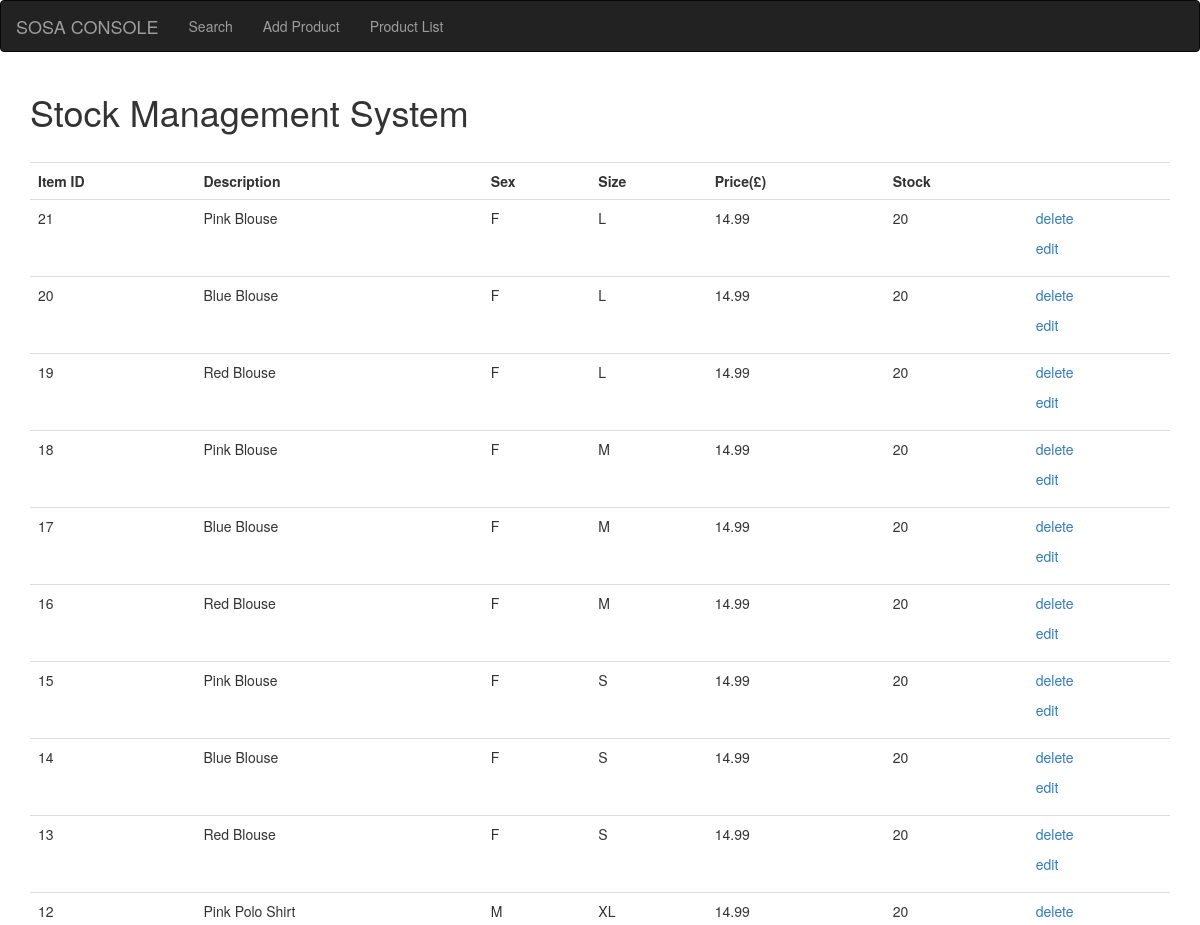
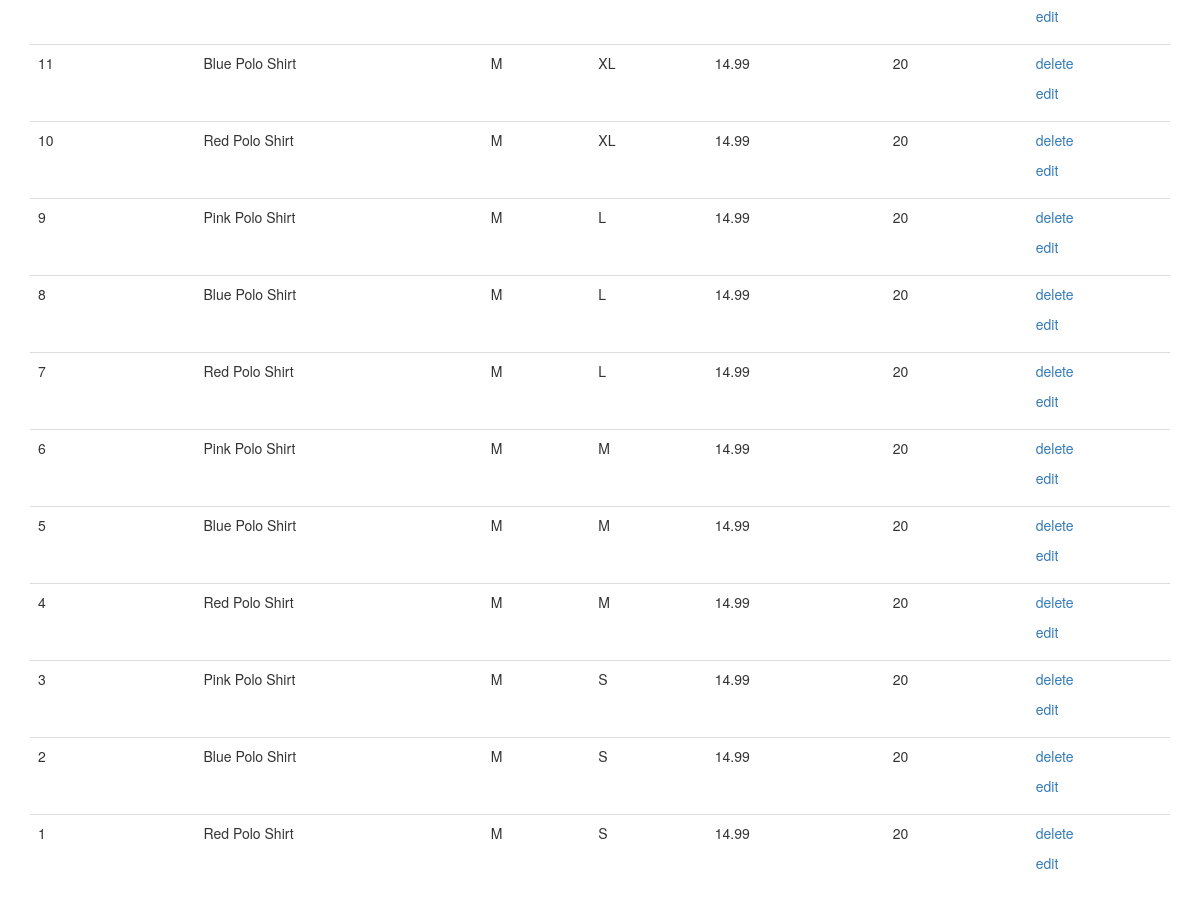
Page /sosa_console/products.php on the committed database (2 pictures, top to bottom).
### tables this page shows
CREATE TABLE tbl_item
(
item_id int NOT NULL AUTO_INCREMENT,
item_desc varchar(140),
sex char(1),
item_size varchar(3),
item_price decimal(6,2),
stock_lvl int(4),
PRIMARY KEY (item_id)
);

### sosa_console/products.php (the view, shortened to what this page needs)
<!DOCTYPE html>
<html lang="en">
	<head>
		<link href="css/bootstrap.min.css" rel="stylesheet">
		<link href="css/styles" rel="stylesheet">
	</head>
	<body>
		<div class="navbar navbar-inverse">
			<div class="container-fluid ">
				<a href="index.php" class="navbar-brand">SOSA CONSOLE</a>
				<div class="collapse navbar-collapse navHeaderCollapse">
					<ul class="nav navbar-nav navbar-left">
						<li><a href="index.php">	Search		</a></li>
						<li><a href="add.php">		Add Product	</a></li>
						<li><a href="products.php">	Product List</a></li>
					</ul>
				</div>
			</div>
		</div>
	<div class="container">
			<div class="starter-template">
				<h1>Stock Management System</h1>
			</div>
			<br>
			<?php
			include 'db_con.php';
					$query = "SELECT * FROM tbl_item ORDER BY item_id DESC";
					$result = mysqli_query($conn, $query);
				echo "<table class='table'>";
					if ($result)
						{
						echo "<tr>";
						echo "<th>Item ID</th>";
						echo "<th>Description</th>";
						echo "<th>Sex</th>";
						echo "<th>Size</th>";
						echo "<th>Price(£)</th>";
						echo "<th>Stock</th>";
						echo "<th></th>";
						echo "</tr>";
						while ($row = mysqli_fetch_array($result))
							{
								echo "<tr>";
								echo "<td>".$row["item_id"]."</td>";
								echo "<td>".$row["item_desc"]."</td>";
								echo "<td>".$row["sex"]."</td>";
								echo "<td>".$row["item_size"]."</td>";
								echo "<td>".$row["item_price"]."</td>";
								echo "<td>".$row["stock_lvl"]."</td>";
								echo "<td><p> <a href='/delete.php?item_id=".$row["item_id"]."'> delete </a></p> <p> <a href='/update.php?item_id=".$row["item_id"]."'> edit </p></td>";
								echo "</tr>";
							}
						}
						else
						{
							echo "No reults";
						}
				echo "</table>";
			?>
	</div>
	</body>
</html>

### rows in the picture
tbl_item: item_id "21", item_desc "Pink Blouse", sex "F", item_size "L", item_price "14.99", stock_lvl "20"
tbl_item: item_id "20", item_desc "Blue Blouse", sex "F", item_size "L", item_price "14.99", stock_lvl "20"
tbl_item: item_id "19", item_desc "Red Blouse", sex "F", item_size "L", item_price "14.99", stock_lvl "20"
tbl_item: item_id "18", item_desc "Pink Blouse", sex "F", item_size "M", item_price "14.99", stock_lvl "20"
tbl_item: item_id "17", item_desc "Blue Blouse", sex "F", item_size "M", item_price "14.99", stock_lvl "20"
tbl_item: item_id "16", item_desc "Red Blouse", sex "F", item_size "M", item_price "14.99", stock_lvl "20"
tbl_item: item_id "15", item_desc "Pink Blouse", sex "F", item_size "S", item_price "14.99", stock_lvl "20"
tbl_item: item_id "14", item_desc "Blue Blouse", sex "F", item_size "S", item_price "14.99", stock_lvl "20"
tbl_item: item_id "13", item_desc "Red Blouse", sex "F", item_size "S", item_price "14.99", stock_lvl "20"
tbl_item: item_id "12", item_desc "Pink Polo Shirt", sex "M", item_size "XL", item_price "14.99", stock_lvl "20"
tbl_item: item_id "11", item_desc "Blue Polo Shirt", sex "M", item_size "XL", item_price "14.99", stock_lvl "20"
tbl_item: item_id "10", item_desc "Red Polo Shirt", sex "M", item_size "XL", item_price "14.99", stock_lvl "20"
tbl_item: item_id "9", item_desc "Pink Polo Shirt", sex "M", item_size "L", item_price "14.99", stock_lvl "20"
tbl_item: item_id "8", item_desc "Blue Polo Shirt", sex "M", item_size "L", item_price "14.99", stock_lvl "20"
tbl_item: item_id "7", item_desc "Red Polo Shirt", sex "M", item_size "L", item_price "14.99", stock_lvl "20"
tbl_item: item_id "6", item_desc "Pink Polo Shirt", sex "M", item_size "M", item_price "14.99", stock_lvl "20"
tbl_item: item_id "5", item_desc "Blue Polo Shirt", sex "M", item_size "M", item_price "14.99", stock_lvl "20"
tbl_item: item_id "4", item_desc "Red Polo Shirt", sex "M", item_size "M", item_price "14.99", stock_lvl "20"
tbl_item: item_id "3", item_desc "Pink Polo Shirt", sex "M", item_size "S", item_price "14.99", stock_lvl "20"
tbl_item: item_id "2", item_desc "Blue Polo Shirt", sex "M", item_size "S", item_price "14.99", stock_lvl "20"
tbl_item: item_id "1", item_desc "Red Polo Shirt", sex "M", item_size "S", item_price "14.99", stock_lvl "20"
